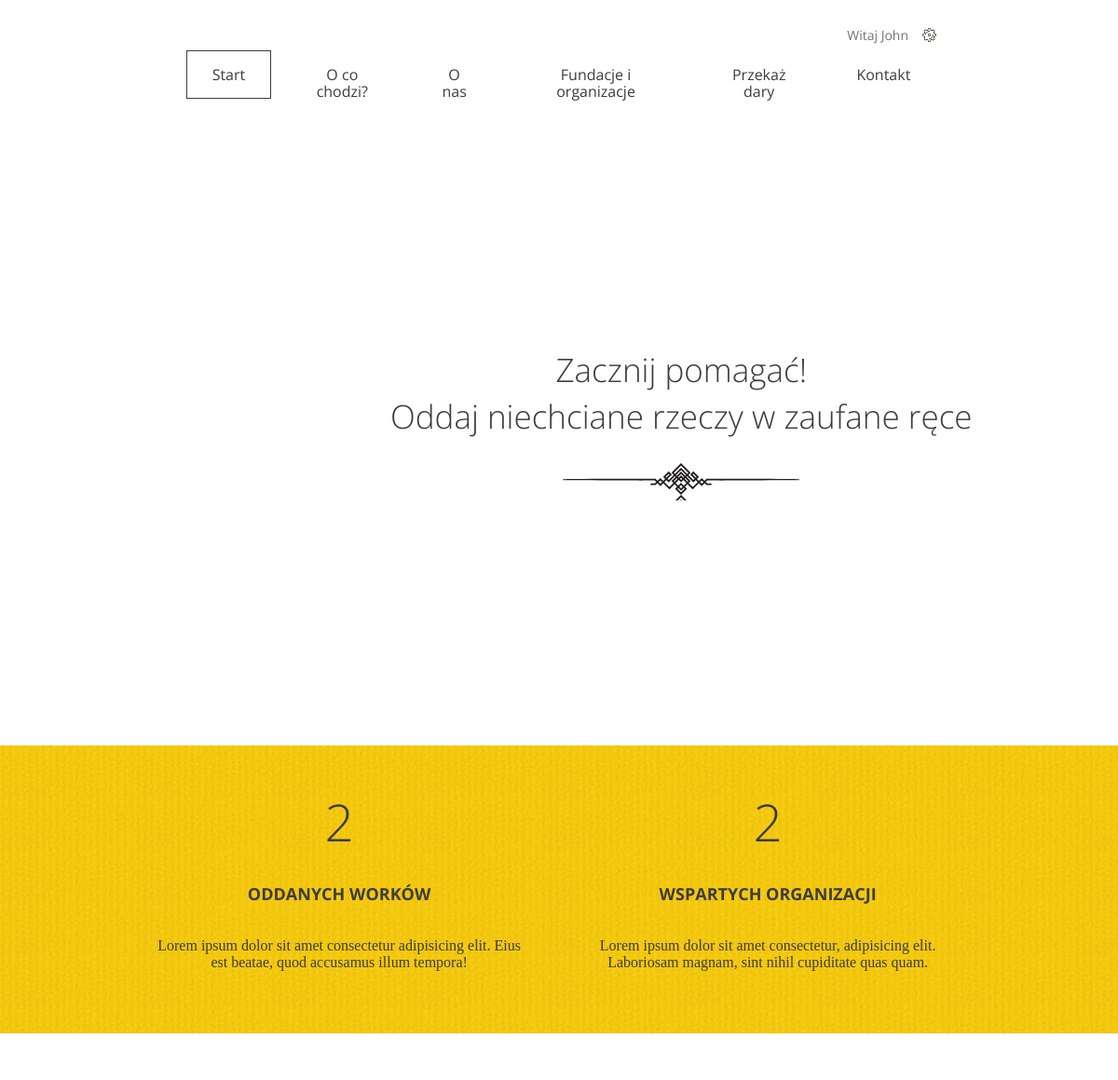
The app's page / (signed in, upper part), older data.
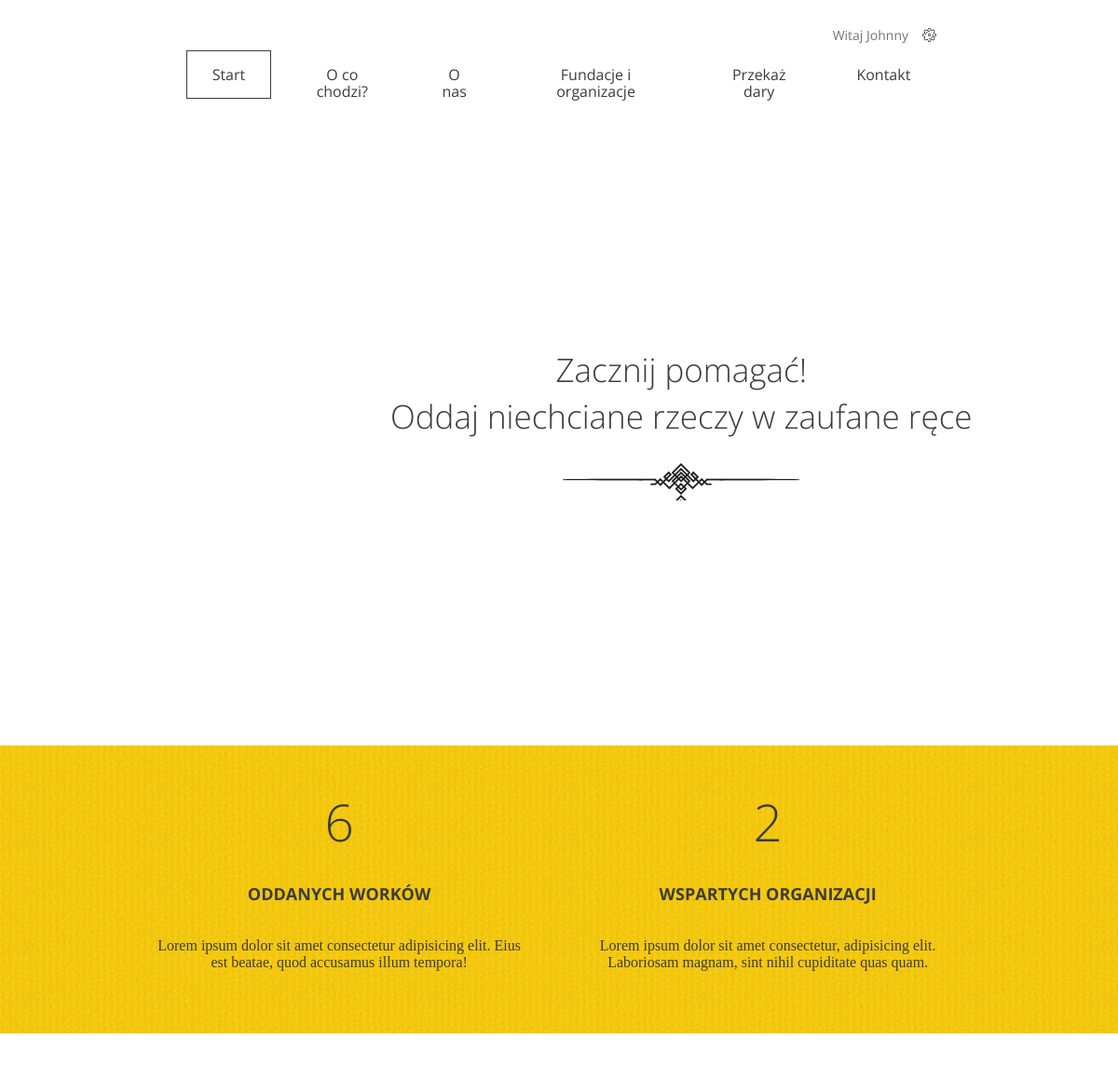
The same page, newer data.
### giveaway/models.py (models this page shows)
class User(AbstractUser):
    username = None
    email = models.EmailField(_('email address'), unique=True)
    USERNAME_FIELD = 'email'
    REQUIRED_FIELDS = []
    objects = UserManager()

### giveaway/views.py (the view)
# urls.py: path("", MainView.as_view(), name="main"),
class MainView(TemplateView):
    template_name = "index.html"
    def get_context_data(self, **kwargs):
        context = {}
        all_bags = Donation.objects.all().aggregate(Sum('quantity'))
        all_supported_orgs = Donation.objects.count()
        all_orgs_type_0 = Institution.objects.filter(type=0)
        all_orgs_type_1 = Institution.objects.filter(type=1)
        all_orgs_type_2 = Institution.objects.filter(type=2)
        context["all_bags"] = all_bags['quantity__sum']
        context["all_supported_orgs"] = all_supported_orgs
        context["all_orgs_type_0"] = all_orgs_type_0
        context["all_orgs_type_1"] = all_orgs_type_1
        context["all_orgs_type_2"] = all_orgs_type_2
        return context

### giveaway/templates/index.html (shortened to what this page needs)
{% extends 'base.html' %}
{%load static%}
{% block header %}
    <header class="header--main-page">
        {% include 'navigation.html' %}
        <div class="slogan container container--90">
        <div class="slogan--item">
          <h1>
            Zacznij pomagać!<br />
            Oddaj niechciane rzeczy w zaufane ręce
          </h1>
        </div>
      </div>
    </header>
{% endblock header %}
{% block content %}
    <section id="stats" class="stats">
      <div class="container container--85">
        <div class="stats--item">
          <em>{{all_bags}}</em>
          <h3>Oddanych worków</h3>
          <p>Lorem ipsum dolor sit amet consectetur adipisicing elit. Eius est beatae, quod accusamus illum tempora!</p>
        </div>
        <div class="stats--item">
          <em>{{all_supported_orgs}}</em>
          <h3>Wspartych organizacji</h3>
          <p>Lorem ipsum dolor sit amet consectetur, adipisicing elit. Laboriosam magnam, sint nihil cupiditate quas quam.</p>
        </div>
      </div>
    </section>
{% endblock content%}

### giveaway/templates/navigation.html (shortened to what this page needs)
      <nav class="container container--70">
        <ul class="nav--actions">
          {% if user.is_authenticated %}
            <li class="logged-user">
              Witaj {{ user.first_name }}
            </li>
          {% else %}
          <li><a href="{% url 'login' %}" class="btn btn--small btn--without-border">Zaloguj</a></li>
          <li><a href="{% url 'register' %}#register" class="btn btn--small btn--highlighted">Załóż konto</a></li>
          {% endif %}
        </ul>
        <ul>
          <li><a href="{% url 'main' %}" class="btn btn--without-border active">Start</a></li>
          <li><a href="{% url 'main' %}#steps" class="btn btn--without-border">O co chodzi?</a></li>
          <li><a href="{% url 'main' %}#about-us" class="btn btn--without-border">O nas</a></li>
          <li><a href="{% url 'main' %}#help" class="btn btn--without-border">Fundacje i organizacje</a></li>
          <li><a href="{% url 'add-donation' %}" class="btn btn--without-border">Przekaż dary</a></li>
          <li><a href="#contact" class="btn btn--without-border">Kontakt</a></li>
        </ul>
      </nav>

Row changes from the older to the newer data that the page shows:
changed User: first_name "John" → "Johnny"
Text that changed along with them:
{{ all_bags }}: "2" → "6"
